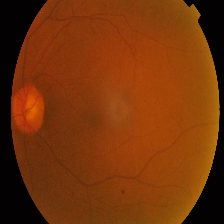
#> input picture Mild/0024cdab0c1e.png, 224 x 224 px; its folder holds only this picture in this run
$ python -i create_video_dataset.py   (imports and definitions only)
#> lines starting #> are read from the running program, lines starting #| are printed output that depends on the picture
#> further down, picture is the input picture: shape (224, 224, 3); mean B, G, R 9.7, 51.9, 117.7
"""
Clinical Retinal Video Dataset Generator
Generates a benchmark dataset of 125 clinical eye examination video clips (25 per severity grade)
across all 5 Diabetic Retinopathy stages:
1. Grade 0: No DR (25 videos)
2. Grade 1: Mild DR (25 videos)
3. Grade 2: Moderate DR (25 videos)
4. Grade 3: Severe DR (25 videos)
5. Grade 4: Proliferative DR (25 videos)

Each video sequence features authentic ophthalmic examination trajectories:
- Circular pupil aperture vignetting
- Clinical sweep across macula & vessel arcades
- Dynamic corneal reflex highlight & focus modulation
- Encoded as universal H.264 (yuv420p)
"""

import os
import sys
import glob
import cv2
import numpy as np
import pandas as pd
import imageio

# [2 lines not run here, left out]

from src import config

VIDEO_DATASET_DIR = os.path.join(config.BASE_DIR, "dataset_videos")

def render_ophthalmic_video_clip(img_bgr, out_mp4_path, num_frames=16, fps=8):
    """
    Renders a 16-frame ophthalmic examination video sequence from a fundus image.
    """
#> called with out_mp4_path = 'out.png', num_frames = 16, fps = 8
    h, w = img_bgr.shape[:2]
#> h = 224; w = 224
    canvas_size = 320
    fundus_scaled = cv2.resize(img_bgr, (canvas_size, canvas_size), interpolation=cv2.INTER_LANCZOS4)
    fundus_rgb = cv2.cvtColor(fundus_scaled, cv2.COLOR_BGR2RGB)

    # Circular aperture vignette
    out_size = (224, 224)
    y_coords, x_coords = np.ogrid[:out_size[1], :out_size[0]]
    center_pt = (out_size[0] // 2, out_size[1] // 2)
    radius = int(min(out_size) * 0.46)
    dist = np.sqrt((x_coords - center_pt[0])**2 + (y_coords - center_pt[1])**2)
    vignette = np.clip((radius - dist) / 10.0, 0.0, 1.0)
    vignette_3ch = np.dstack([vignette] * 3)

    writer = imageio.get_writer(
        out_mp4_path,
        fps=fps,
        codec='libx264',
        pixelformat='yuv420p',
        quality=7,
        macro_block_size=None
    )

    # Trajectory offsets
    pan_x = np.linspace(-18, 18, num_frames)
    pan_y = np.sin(np.linspace(0, np.pi, num_frames)) * 12 - 6

    # Seed per file path for diverse trajectories
    seed = sum(ord(c) for c in os.path.basename(out_mp4_path)) % 1000
    np.random.seed(seed)
    jitter_x = np.random.normal(0, 0.7, num_frames)
    jitter_y = np.random.normal(0, 0.7, num_frames)

    for i in range(num_frames):
        # Center coordinates on large canvas
        cx = int(canvas_size // 2 + pan_x[i] + jitter_x[i])
        cy = int(canvas_size // 2 + pan_y[i] + jitter_y[i])

        crop_half = out_size[0] // 2
        x1 = max(0, cx - crop_half)
        x2 = min(canvas_size, x1 + out_size[0])
        y1 = max(0, cy - crop_half)
        y2 = min(canvas_size, y1 + out_size[1])

        roi = fundus_rgb[y1:y2, x1:x2]
        if roi.shape[:2] != out_size:
            roi = cv2.resize(roi, out_size)

        frame = roi.copy()

        # Subtle moving corneal reflex glint
        glint_x = int(out_size[0] // 2 + pan_x[i] * 0.4)
        glint_y = int(out_size[1] // 2 + pan_y[i] * 0.4)
        cv2.circle(frame, (glint_x, glint_y), 4, (245, 248, 255), -1)

        # Focus breathing (subtle transient blur in early frames)
        if i in [0, 1]:
            frame = cv2.GaussianBlur(frame, (3, 3), 0)

        # Apply aperture vignette
        frame = np.uint8(np.clip(frame.astype(np.float32) * vignette_3ch, 0, 255))

        writer.append_data(frame)
#> this loop made 16 passes
#> pass 1, in render_ophthalmic_video_clip, `roi = fundus_rgb[y1:y2, x1:x2]`:
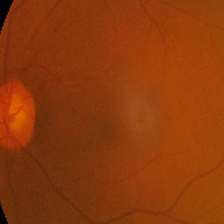
#> roi: shape (224, 224, 3); mean R, G, B 140.9, 57.9, 11.1
#> pass 1, in render_ophthalmic_video_clip, `frame = np.uint8(np.clip(frame.astype(np.float32) * vignette_3ch, 0, 2..`:
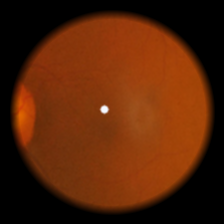
#> frame: shape (224, 224, 3); mean R, G, B 86, 35.5, 7.2
#> after the loop:
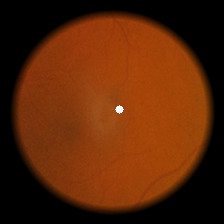
#> frame: shape (224, 224, 3); mean R, G, B 89.5, 37.6, 6.9
#> after the loop:
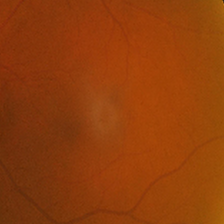
#> roi: shape (224, 224, 3); mean R, G, B 144.4, 61.8, 11

    writer.close()

# [60 lines left out: function generate_video_dataset, not called in this run]

# [2 lines not run here, left out]

>>> import cv2
>>> picture = cv2.imread('Mild/0024cdab0c1e.png')
>>> result = render_ophthalmic_video_clip(picture, 'out.png')

$ run again, on Mild/00cb6555d108.png
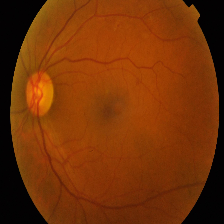
#> input picture Mild/00cb6555d108.png, 224 x 224 px
#> picture is the input picture: shape (224, 224, 3); mean B, G, R 6.6, 50.4, 116.9
#> after the loop in render_ophthalmic_video_clip, `for i in range(num_frames):`:
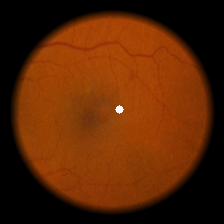
#> frame: shape (224, 224, 3); mean R, G, B 89.4, 37.2, 3.7
#> after the loop in render_ophthalmic_video_clip, `for i in range(num_frames):`:
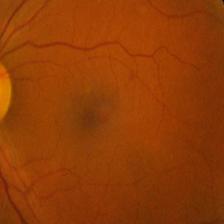
#> roi: shape (224, 224, 3); mean R, G, B 145.1, 60.4, 6.1

$ run again, on Mild/07a1c7073982.png
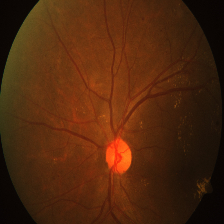
#> input picture Mild/07a1c7073982.png, 224 x 224 px
#> picture is the input picture: shape (224, 224, 3); mean B, G, R 13.5, 39.1, 79.8
#> after the loop in render_ophthalmic_video_clip, `for i in range(num_frames):`:
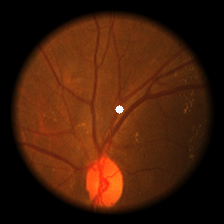
#> frame: shape (224, 224, 3); mean R, G, B 68.6, 29.6, 9.2
#> after the loop in render_ophthalmic_video_clip, `for i in range(num_frames):`:
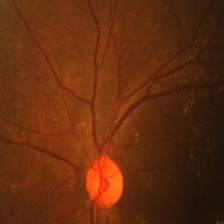
#> roi: shape (224, 224, 3); mean R, G, B 100.5, 44.9, 14.4

$ run again, on Mild/0a3202889f4d.png
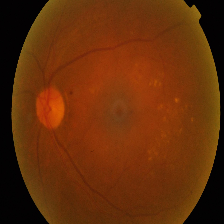
#> input picture Mild/0a3202889f4d.png, 224 x 224 px
#> picture is the input picture: shape (224, 224, 3); mean B, G, R 9.2, 45.9, 101.5
#> after the loop in render_ophthalmic_video_clip, `for i in range(num_frames):`:
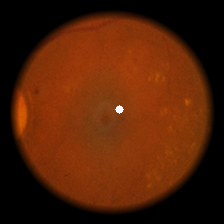
#> frame: shape (224, 224, 3); mean R, G, B 82, 32.5, 6.1
#> after the loop in render_ophthalmic_video_clip, `for i in range(num_frames):`:
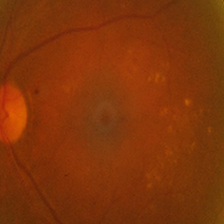
#> roi: shape (224, 224, 3); mean R, G, B 129.3, 52.9, 9.7
